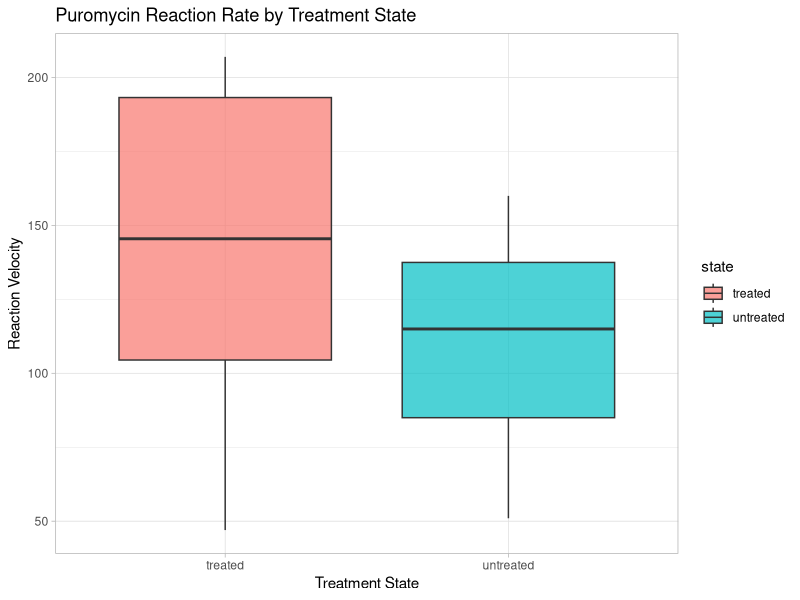
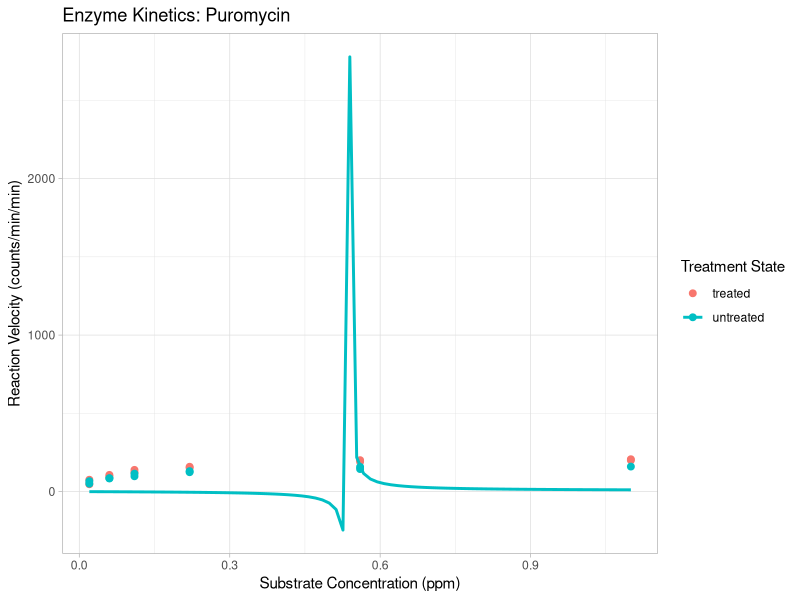
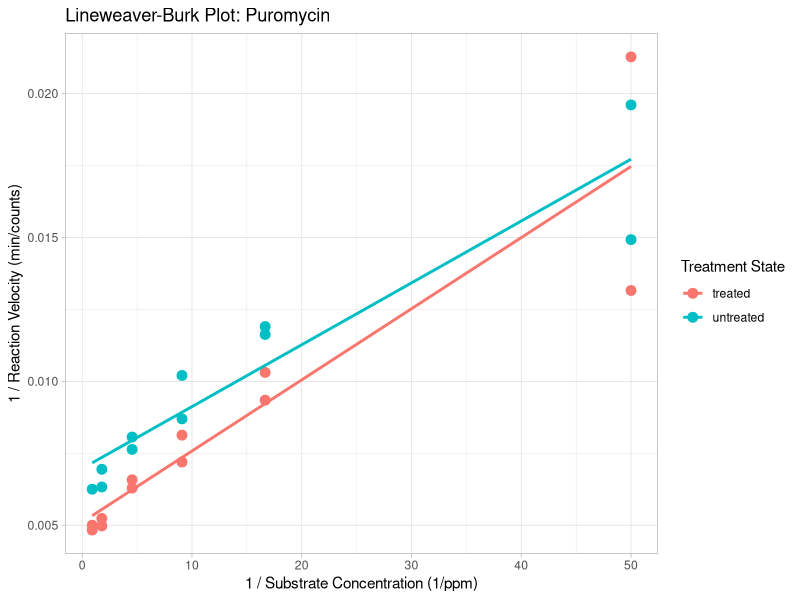
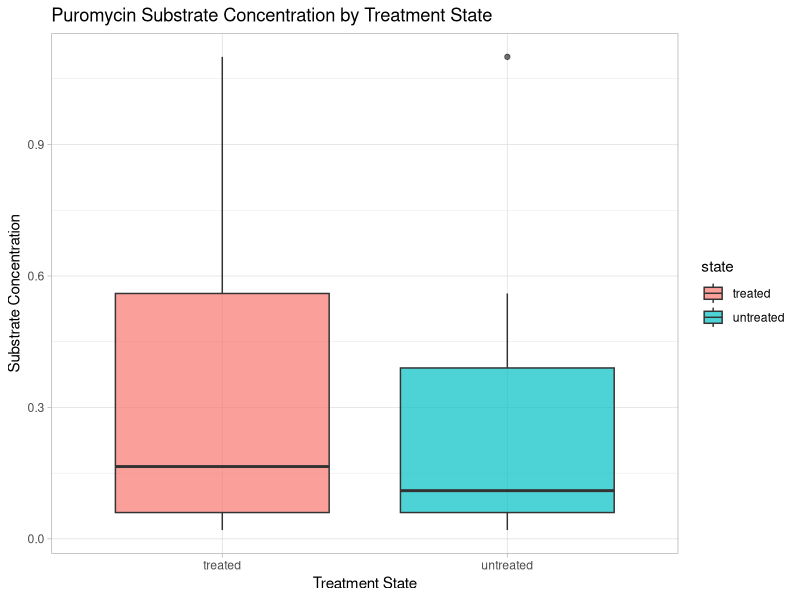
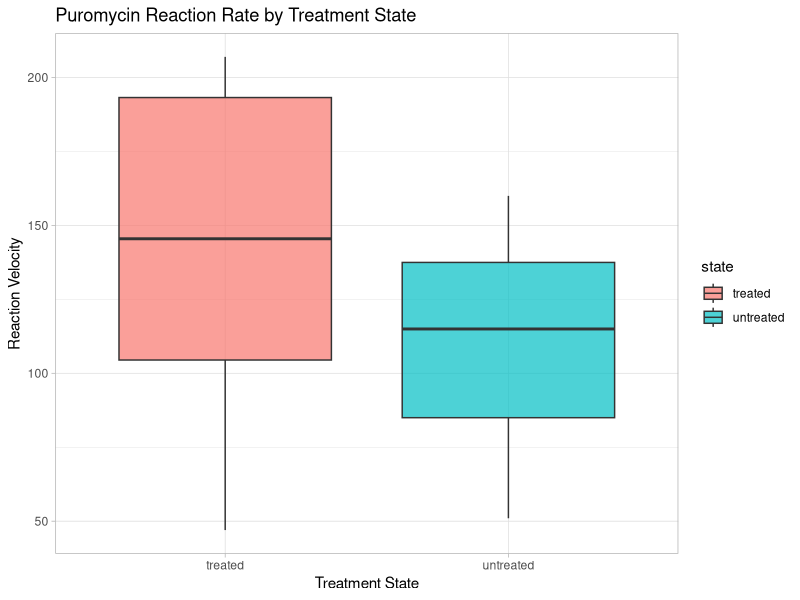

Write the R code that produced these figures, in order. (Note: this script raises an error after producing the figures.)
# Enzyme Kinetics Analysis: Puromycin

# 1. Installation & Setup
# install.packages(c("ggplot2", "dplyr"))
library(tidyverse)

# Load built-in dataset
data("Puromycin")

# 2. Michaelis-Menten Plot (Nonlinear Regression)
plot_mm <- ggplot(data = Puromycin, mapping = aes(x = conc, y = rate, color = state)) +
geom_point(size = 2) + geom_smooth(method = "nls", formula = y ~ (Vmax * x) / (Km + x), 
start = list(Vmax = 200, Km = 0.1), se = FALSE) + theme_light() + labs(title = "Enzyme Kinetics: Puromycin", 
x = "Substrate Concentration (ppm)", y = "Reaction Velocity (counts/min/min)", color = "Treatment State")

# Save Michaelis-Menten plot
ggsave("puromycin_michaelis_menten.png", plot = plot_mm, width = 7, height = 5, dpi = 300)

# 3. Lineweaver-Burk Plot (Linear Regression)
plot_lb <- ggplot(data = Puromycin, mapping = aes(x = 1/conc, y = 1/rate, color = state)) + 
geom_point(size = 3) + geom_smooth(method = "lm", se = FALSE, fullrange = TRUE) + theme_light() + 
labs(title = "Lineweaver-Burk Plot: Puromycin", x = "1 / Substrate Concentration (1/ppm)", 
y = "1 / Reaction Velocity (min/counts)", color = "Treatment State")

# Save Lineweaver-Burk plot
ggsave("puromycin_lineweaver_burk.png", plot = plot_lb, width = 7, height = 5, dpi = 300)

# 4. Statistical Summary & Quantile Analysis
# Calculate Means and Standard Deviations
untreated_mean <- Puromycin %>% filter(state == "untreated") %>% pull(conc) %>% mean(na.rm = TRUE)
untreated_sd <- Puromycin %>% filter(state == "untreated") %>% pull(conc) %>% sd(na.rm = TRUE)

treated_mean <- Puromycin %>% filter(state == "treated") %>% pull(conc) %>% mean(na.rm = TRUE)
treated_sd <- Puromycin %>% filter(state == "treated") %>% pull(conc) %>% sd(na.rm = TRUE)

untreated_mean_rate <- Puromycin %>% filter(state == "untreated") %>% pull(rate) %>% mean(na.rm = TRUE)
untreated_sd_rate <- Puromycin %>% filter(state == "untreated") %>% pull(rate) %>% sd(na.rm = TRUE)

treated_mean_rate <- Puromycin %>% filter(state == "treated") %>% pull(rate) %>% mean(na.rm = TRUE)
treated_sd_rate <- Puromycin %>% filter(state == "treated") %>% pull(rate) %>% sd(na.rm = TRUE)

# 5. Calculate 99.5% Confidence Interval: Rate & Concentration (Assuming Normal Distribution)
untreated_conc_michaelis <- qnorm(0.9975, untreated_mean, untreated_sd)
treated_conc_michaelis <- qnorm(0.9975, treated_mean, treated_sd)
michaelis_rate_treated <- qnorm(0.9975, treated_mean_rate, treated_sd_rate)
michaelis_rate_untreated <- qnorm(0.9975, untreated_mean_rate, untreated_sd_rate)

# 6. Boxplot for Rate & Concentration

plot_conc_box <- ggplot(Puromycin, aes(x = state, y = conc, fill = state)) + geom_boxplot(alpha = 0.7) + 
theme_light() + labs(title = "Puromycin Substrate Concentration by Treatment State", x = "Treatment State", y = "Substrate Concentration")

ggsave("puromycin_conc_boxplot.png", plot = plot_conc_box, width = 7, height = 5, dpi = 300)

plot_rate_box <- ggplot(Puromycin, aes(x = state, y = rate, fill = state)) + geom_boxplot(alpha = 0.7) + theme_light() + 
labs(title = "Puromycin Reaction Rate by Treatment State", x = "Treatment State",y = "Reaction Velocity")

ggsave("puromycin_rate_boxplot.png", plot = plot_rate_box, width = 7, height = 5, dpi = 300)

plot_rate_box
plot_rate_conc

# 6. Box plot for Vmax & Km 
treated_model <- nls(rate ~ (Vmax * conc) / (Km + conc), data = filter(Puromycin, state == "treated"), start = list(Vmax = 200, Km = 0.1))
untreated_model <- nls(rate ~ (Vmax * conc) / (Km + conc), data = filter(Puromycin, state == "untreated"), start = list(Vmax = 200, Km = 0.1))
treated_params <- coef(treated_model)
untreated_paams <- coef(untreated_model)
treated_Km <- treated_params["Km"]
treated_Vmax <- treated_params["Vmax"]
untreated_params <- coef(untreated_model)
untreated_Km <- untreated_params["Km"]
untreated_Vmax <- untreated_params["Vmax"]
cat("untreated Km:", untreated_Km,"\n")
cat("untreated Vmax:", untreated_Vmax,"\n")
cat("treated Km:", treated_Km,"\n")
cat("treated Vmax:", treated_Vmax,"\n")
